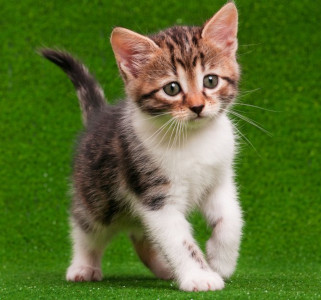
#> input picture ComputerVision-OpenCV/images/cat.jpg, 321 x 300 px
$ python 13.computing_histogram.py
#> lines starting #> are read from the running program, lines starting #| are printed output that depends on the picture; after the words box and inside, x2 and y2 are one past the last pixel; in counts of white or black regions, pixels touching at a corner belong together
# Histogram allow to visualize pixel intensity in an image
from cv2 import cv2 as cv
import matplotlib
from matplotlib import pyplot as plt
import numpy as np

# Use Tk in Matplotlib to avoid conflict with opencv XCB and system XCB
matplotlib.use('TkCairo')


def display_histogram(hist_item, title):
    plt.figure()
    plt.title(title)
    plt.xlabel('Bins')
    plt.ylabel('# of Pixels')
    plt.plot(hist_item)
    plt.xlim([0, 256])


img = cv.imread('images/cat.jpg')
#> img is the input picture: shape (300, 321, 3); mean B, G, R 50.4, 111.5, 91.3
cv.imshow('Original', img)

# Step 1 : Convert to Gray Scale for gray Histogram
gray = cv.cvtColor(img, cv.COLOR_BGR2GRAY)
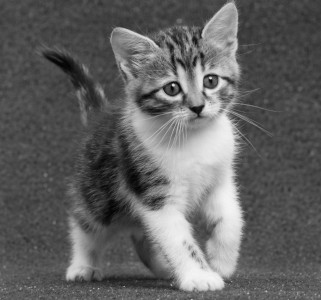
#> gray: shape (300, 321); min 1, max 245, mean 98.5

# Step 2 : Calculate Histogram
# Images is list so we pass image in list
# Channel for each image is list again
# HistSize is number of bins
gray_histogram = cv.calcHist(
    [gray], channels=[0], mask=None, histSize=[256], ranges=[0, 256])
#> gray_histogram = 256 values, max 2930 at index 72, min 0 at index 0, mean 376.2


# We can also create mask and use mask to calculate histogram of image which is masked
blank = np.zeros(img.shape[:2], dtype='uint8')
circle = cv.circle(
    blank, (img.shape[0]//2, img.shape[1]//2), radius=100, color=255, thickness=-1)
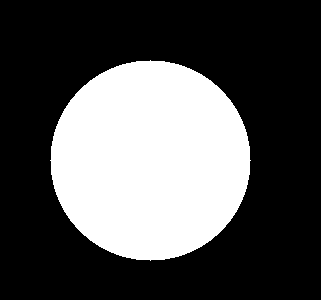
#> blank: shape (300, 321); 32.6% white; 1 white region, box (x1, y1, x2, y2) and area: (50, 60, 251, 261) 31417

mask = cv.bitwise_and(gray, gray, mask=circle)
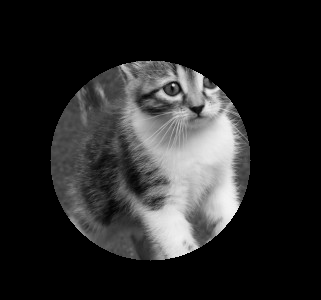
#> mask: shape (300, 321); min 0, max 244, mean 39.2
cv.imshow('Masked', mask)

gray_histogram_with_mask = cv.calcHist(
    [gray], channels=[0], mask=mask, histSize=[256], ranges=[0, 256])
#> gray_histogram_with_mask = 256 values, max 452 at index 73, min 0 at index 0, mean 122.7

# Showing Histogram for Color Image
colors = ['b', 'g', 'r']
plt.figure()
for i, color in enumerate(colors):
    color_hist = cv.calcHist([img], [i], None, [256], [0, 256])
    plt.plot(color_hist, color=color)
    plt.title('Color Histogram')
    plt.xlim([0, 256])

# Calling CV.wait before plottting MatplotLib
cv.waitKey(0)

# Display Matplotlib Plots
display_histogram(gray_histogram_with_mask, 'GrayScale Histogram with Mask')
display_histogram(gray_histogram, 'Gray Scale Histogram w/o mask')
plt.show()
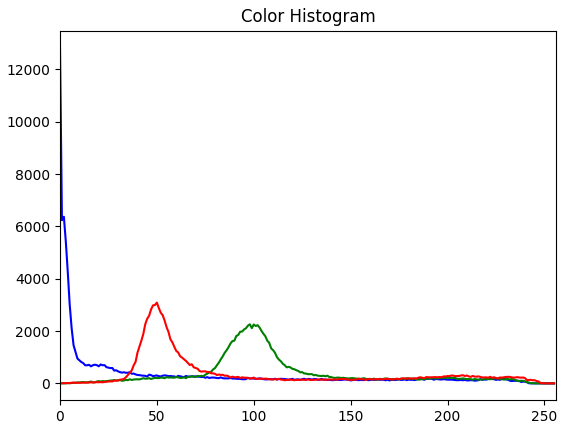
#> figure drawn by matplotlib, 1 panel; curve peaks at x = 0, y = 12843; curve peaks at x = 98, y = 2259; curve peaks at x = 50, y = 3088
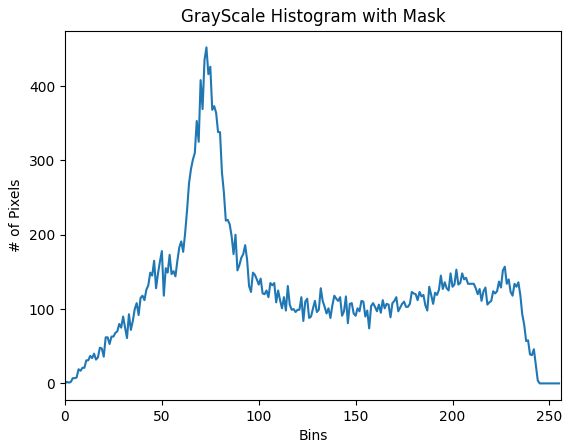
#> figure drawn by matplotlib, 1 panel; curve peaks at x = 73, y = 452
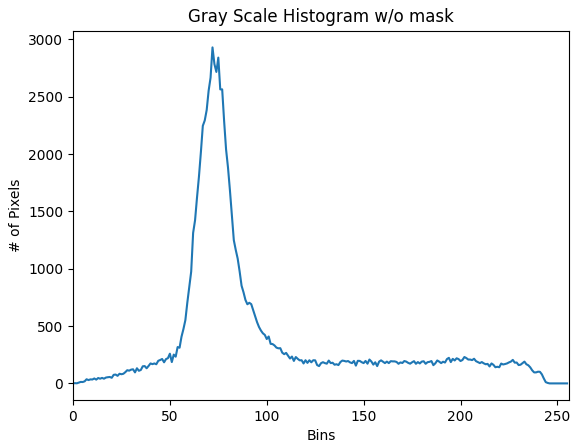
#> figure drawn by matplotlib, 1 panel; curve peaks at x = 72, y = 2930

$ run again, with ComputerVision-OpenCV/images/lady.jpg copied over ComputerVision-OpenCV/images/cat.jpg
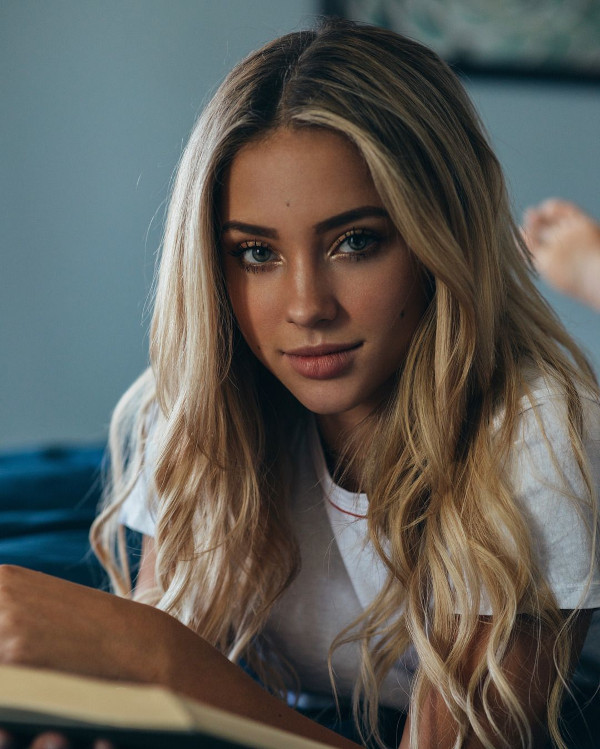
#> input picture ComputerVision-OpenCV/images/lady.jpg, 600 x 749 px
#> img is the input picture: shape (749, 600, 3); mean B, G, R 86.8, 92.7, 95
#> gray_histogram = 256 values, max 10072 at index 118, min 0 at index 0, mean 1755.5
#> `circle = cv.circle( blank, (img.shape[0]//2, img.shape[1]//2), radius=..`:
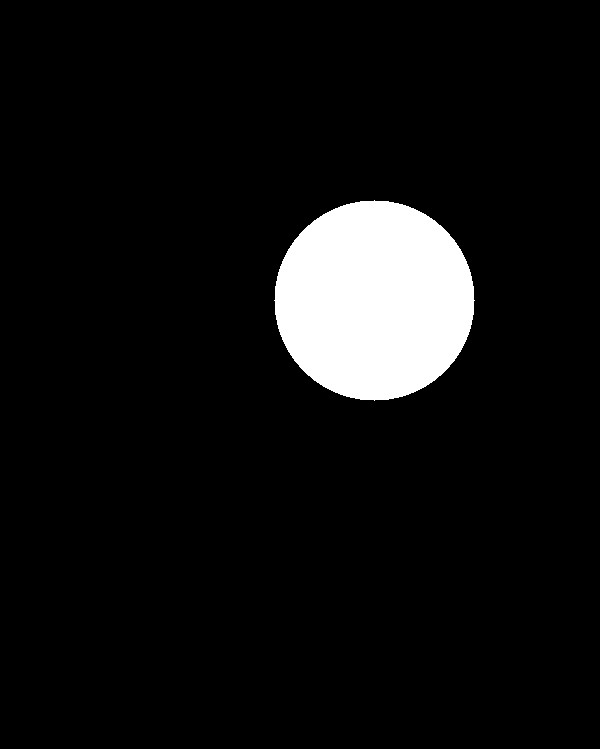
#> blank: shape (749, 600); 7% white; 1 white region, box (x1, y1, x2, y2) and area: (274, 200, 475, 401) 31417
#> gray_histogram_with_mask = 256 values, max 431 at index 63, min 0 at index 0, mean 122.7
#> `plt.show()`:
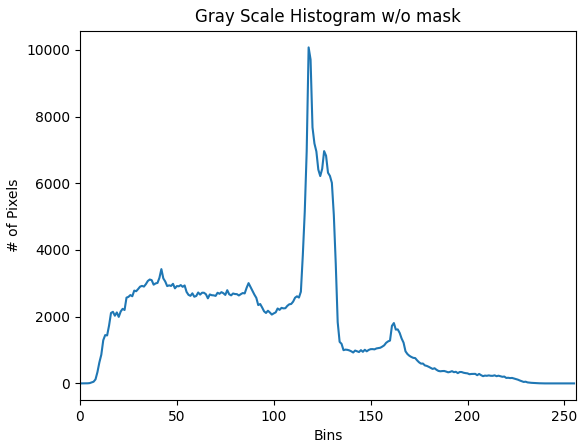
#> figure drawn by matplotlib, 1 panel; curve peaks at x = 118, y = 10072

$ run again, with ComputerVision-OpenCV/images/people.jpg copied over ComputerVision-OpenCV/images/cat.jpg
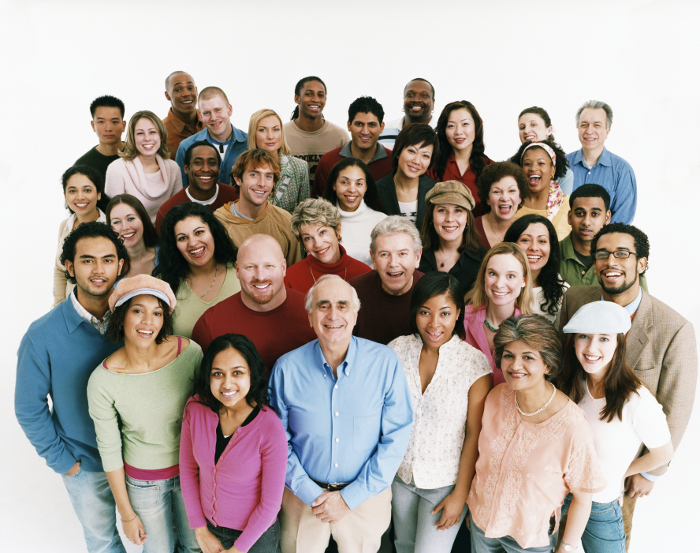
#> input picture ComputerVision-OpenCV/images/people.jpg, 700 x 553 px
#> img is the input picture: shape (553, 700, 3); mean B, G, R 161.2, 167.2, 177.2
#> gray_histogram = 256 values, max 32233 at index 249, min 0 at index 0, mean 1512.1
#> `circle = cv.circle( blank, (img.shape[0]//2, img.shape[1]//2), radius=..`:
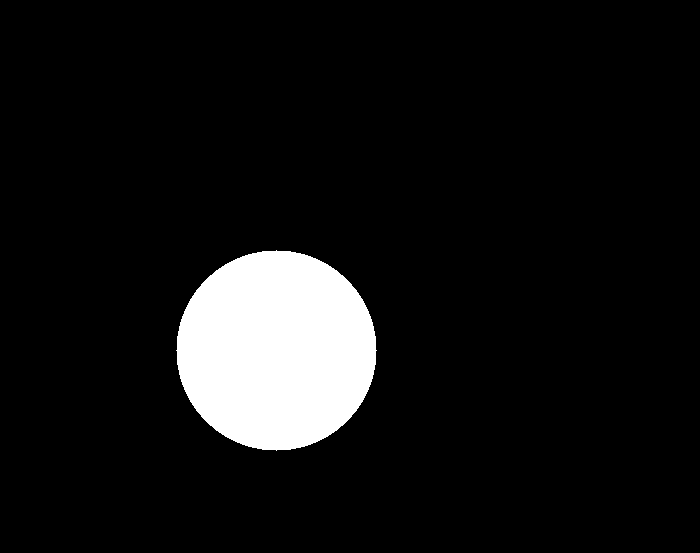
#> blank: shape (553, 700); 8.1% white; 1 white region, box (x1, y1, x2, y2) and area: (176, 250, 377, 451) 31417
#> gray_histogram_with_mask = 256 values, max 419 at index 203, min 0 at index 0, mean 122.7
#> `plt.show()`:
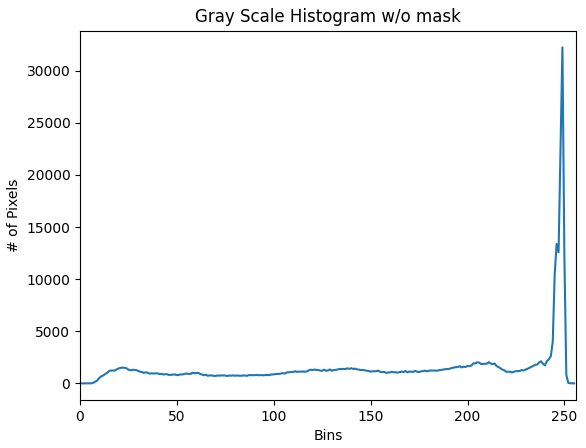
#> figure drawn by matplotlib, 1 panel; curve peaks at x = 249, y = 32233
